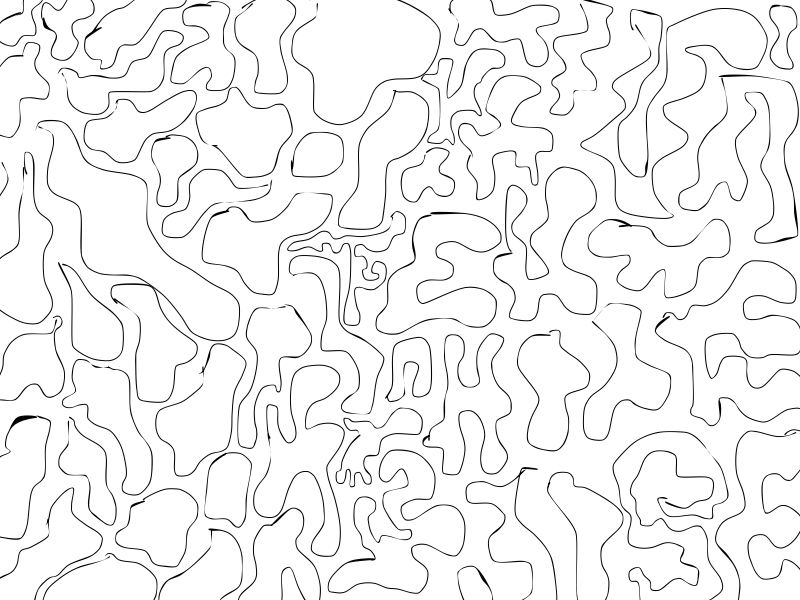
#> input picture models/reinforcement_effort/map2.jpg, 800 x 600 px
$ python make_patches.py
#> lines starting #> are read from the running program, lines starting #| are printed output that depends on the picture; after the words box and inside, x2 and y2 are one past the last pixel; in counts of white or black regions, pixels touching at a corner belong together
import cv2
import numpy as np
import random
import os
os.system('cls')

img = cv2.imread( 'map2.jpg' , cv2.IMREAD_GRAYSCALE )
#> img: shape (600, 800); min 0, max 255, mean 243.1

patch_x=100
patch_y=100
patch = np.ones((patch_x,patch_y) , dtype='uint8')

count=0 + 50
limit=100 + 50
while count < limit:
    x=random.randint(0,img.shape[0] - patch_x)
    y=random.randint(0,img.shape[1] - patch_y)

    for k in range(patch_x):
        for l in range(patch_y):
            patch[k,l] = img[ x + k , y + l ]

    patch = np.where(patch > 128,1.0,0.0)

    cv2.imwrite(f'./patches/{count}.jpg', patch * 255.0 )
    count += 1
#> this loop made 100 passes
#> pass 1, `cv2.imwrite(f'./patches/{count}.jpg', patch * 255.0 )`:
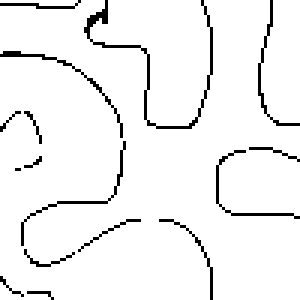
#> saved as 50.jpg: shape (100, 100) (shown 3 times larger); 94.7% white; black in thin lines or dots
#> pass 2, `cv2.imwrite(f'./patches/{count}.jpg', patch * 255.0 )`:
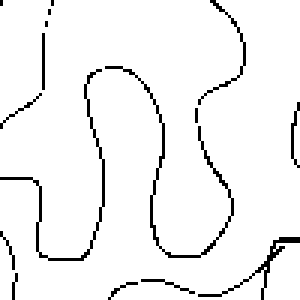
#> saved as 51.jpg: shape (100, 100) (shown 3 times larger); 95% white; black in thin lines or dots
#> after the loop:
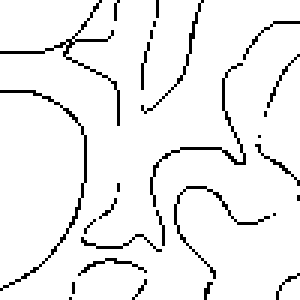
#> patch: shape (100, 100) float64 (shown 3 times larger); values 0 (black) and 1 (white), 93.9% white; black in thin lines or dots
#> after the loop, count = 150

$ run again, with models/reinforcement_effort/map.jpg copied over models/reinforcement_effort/map2.jpg
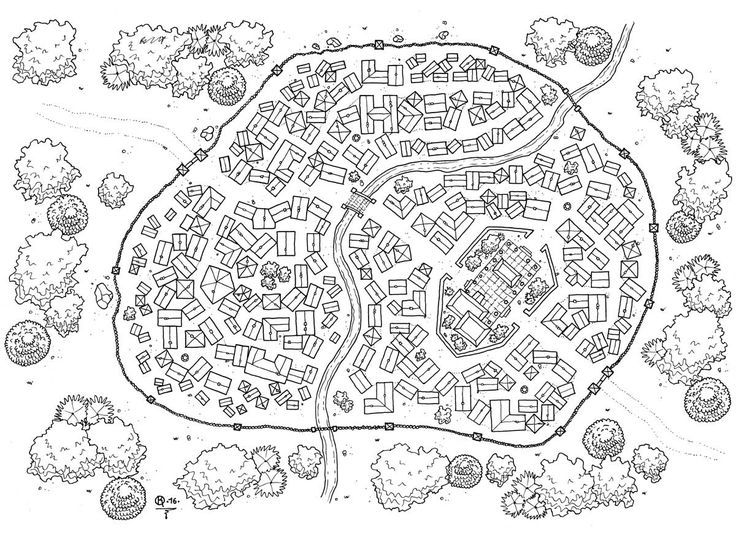
#> input picture models/reinforcement_effort/map.jpg, 736 x 534 px
#> img is the input picture: shape (534, 736); min 0, max 255, mean 223.3
#> the loop `while count < limit:` made 100 passes
#> pass 1, `cv2.imwrite(f'./patches/{count}.jpg', patch * 255.0 )`:
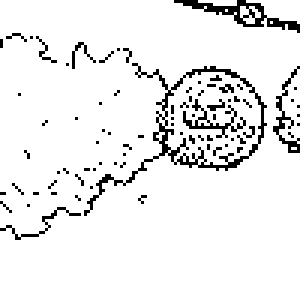
#> saved as 50.jpg: shape (100, 100) (shown 3 times larger); 92.5% white; black in thin lines or dots, all inside (x1, y1, x2, y2) = (0, 0, 100, 80)
#> after the loop `while count < limit:`:
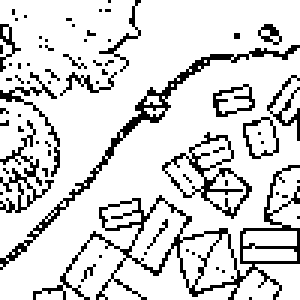
#> patch: shape (100, 100) float64 (shown 3 times larger); values 0 (black) and 1 (white), 83.7% white; black in thin lines or dots
#> after the loop `while count < limit:`: count = 150

$ run again, with models/reinforcement_effort/sample.jpg copied over models/reinforcement_effort/map2.jpg
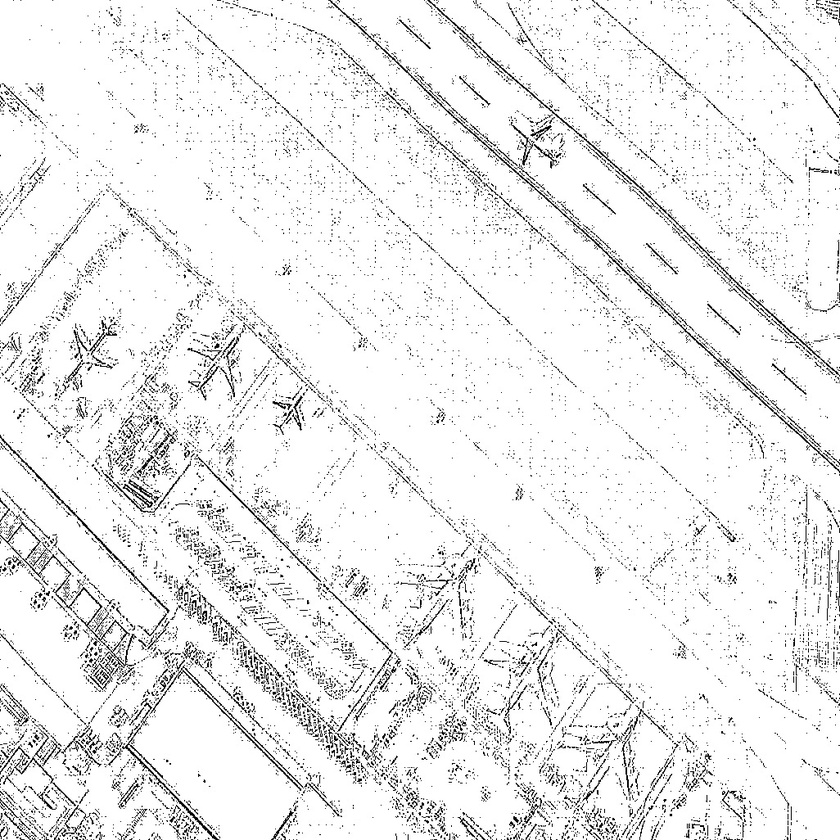
#> input picture models/reinforcement_effort/sample.jpg, 840 x 840 px, shrunk from 1026 x 1026 before the run
#> img is the input picture: shape (840, 840); min 0, max 255, mean 237.4
#> the loop `while count < limit:` made 100 passes
#> pass 1, `cv2.imwrite(f'./patches/{count}.jpg', patch * 255.0 )`:
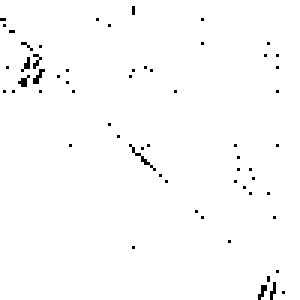
#> saved as 50.jpg: shape (100, 100) (shown 3 times larger); 98.8% white; black in thin lines or dots
#> after the loop `while count < limit:`:
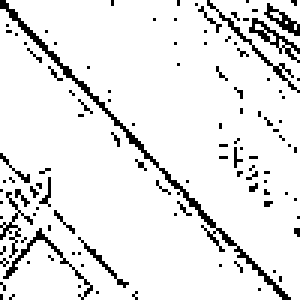
#> patch: shape (100, 100) float64 (shown 3 times larger); values 0 (black) and 1 (white), 91% white; black in thin lines or dots
#> after the loop `while count < limit:`: count = 150
